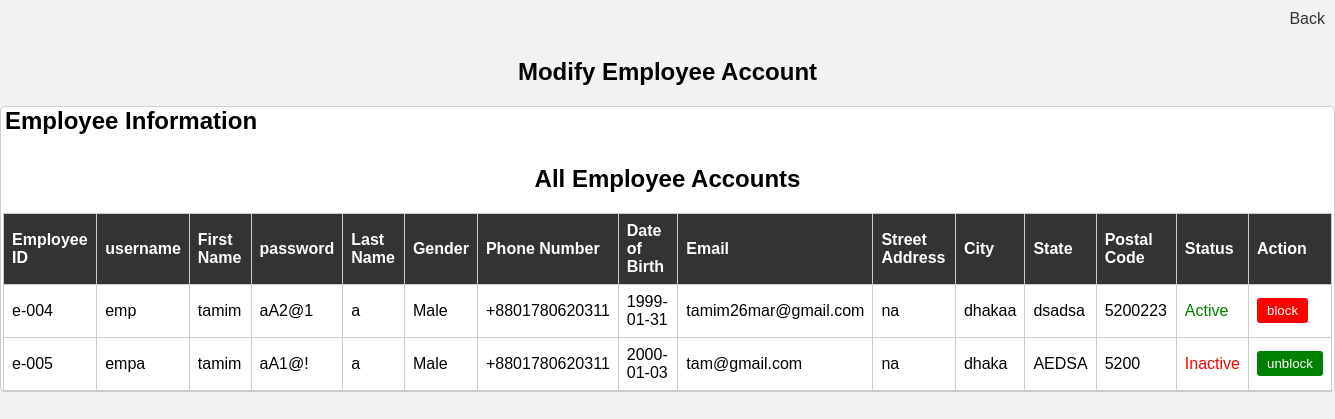
/View/access_control.php (signed in), run on the app's committed database.
### tables this page shows
CREATE TABLE `employee` (
  `emp_id` varchar(6) NOT NULL,
  `first_name` text NOT NULL,
  `last_name` text NOT NULL,
  `gender` enum('Male','Female') NOT NULL,
  `phone_number` varchar(255) NOT NULL,
  `date_of_birth` date NOT NULL,
  `email` varchar(30) NOT NULL,
  `street_address` varchar(50) NOT NULL,
  `city` text NOT NULL,
  `State` text NOT NULL,
  `postal_code` int(4) NOT NULL,
  `username` varchar(15) NOT NULL,
  `password` varchar(30) NOT NULL,
  `Status` enum('Active','Inactive') NOT NULL DEFAULT 'Active'
);

### model/user_model.php (called while the page is built, shortened)
<?php
function getAllEmployees() {
    $conn = getDatabaseConnection();
    $sql = "SELECT * FROM employee";
    $stmt = mysqli_prepare($conn, $sql);
    mysqli_stmt_execute($stmt);
    $result = mysqli_stmt_get_result($stmt);
    $employees = array();
    if (mysqli_num_rows($result) > 0) {
        while($row = mysqli_fetch_assoc($result)) {
            $employees[] = $row;
        }
    }
    return $employees;
}
?>

### View/access_control.php (the view, shortened to what this page needs)
<!DOCTYPE html>
<html lang="en">
<head>
</head>
<body>
    <div class="align-right">
        <a href="user_dashboard.php">Back</a>
    </div>
    <h2>Modify Employee Account</h2>
    <form method="POST" action="../controller/access_check.php" novalidate onsubmit="return validateAllFields(event)">
        <fieldset>
            <legend>Employee Information</legend>
<h2>All Employee Accounts</h2>
<table style="margin-left: 0;">
<thead>
    <tr>
        <th>Employee ID</th>
        <th>username</th>
        <th>First Name</th>
        <th>password</th>
        <th>Last Name</th>
        <th>Gender</th>
        <th>Phone Number</th>
        <th>Date of Birth</th>
        <th>Email</th>
        <th>Street Address</th>
        <th>City</th>
        <th>State</th>
        <th>Postal Code</th>
        <th>Status</th>
        <th>Action</th>
    </tr>
    </thead>
    <tbody>
    <?php
    require_once '../model/user_model.php';
    $employees = getAllEmployees();
    foreach($employees as $employee) { ?>
       <tr>
        <td><?php echo $employee['emp_id']; ?></td>
        <td><?php echo $employee['username']; ?></td>
        <td><?php echo $employee['first_name']; ?></td>
        <td><?php echo $employee['password']; ?></td>
        <td><?php echo $employee['last_name']; ?></td>
        <td><?php echo $employee['gender']; ?> </td>
        <td><?php echo $employee['phone_number']; ?></td>
        <td><?php echo $employee['date_of_birth']; ?></td>
        <td><?php echo $employee['email']; ?></td>
        <td><?php echo $employee['street_address']; ?></td>
        <td><?php echo $employee['city']; ?></td>
        <td><?php echo $employee['State']; ?></td>
        <td><?php echo $employee['postal_code']; ?></td>
        <td>
            <?php
            $status = $employee['Status'];
            if ($status == 'Active') {
                echo '<span style="color: green;">' . $status . '</span>';
            } elseif ($status == 'Inactive') {
                echo '<span style="color: red;">' . $status . '</span>';
            } else {
                echo $status;
            }
            ?>
        </td>
        <td>
          <?php
            $status = $employee['Status'];
            if ($status == 'Active') {
            echo '<button type="submit" name="block" value="' . $employee['emp_id'] . '" style="background-color: red; color: white;">block</button>';
            } elseif ($status == 'Inactive') {
            echo '<button type="submit" name="unblock" value="' . $employee['emp_id'] . '" style="background-color: green; color: white;">unblock</button>';
            } else {
            echo '<button type="submit" name="block" value="' . $employee['emp_id'] . '" style="background-color: red; color: white;">block</button>';
            }
          ?>
        </td>
        </tr>
    <?php }
    ?>
    </tbody>
</table>
</form>
</body>
</html>

### View/access_control.php (style rules this page uses)
body { font-family: Arial, sans-serif; background-color: #f2f2f2; margin: 0; padding: 0; }
div.align-right { text-align: right; padding: 10px; }
a { text-decoration: none; color: #333; }
h2 { margin-top: 20px; text-align: center; }
form { background-color: #fff; border: 1px solid #ccc; border-radius: 5px; padding: auto; margin: auto; max-width: auto; }
fieldset { border: none; padding: 0; }
legend { font-size: 24px; font-weight: bold; margin-bottom: 10px; }
table { border-collapse: collapse; width: 100%; margin-top: 20px; margin-left: 0; margin-right: 0; / }
th, td { border: 1px solid #ccc; padding: 8px; text-align: left; }
th { background-color: #333; color: #fff; }
button { background-color: #333; color: #fff; padding: 5px 10px; border: none; border-radius: 3px; cursor: pointer; }

### data on the page
employee: emp_id "e-004", username "emp", first_name "tamim", password "aA2@1", last_name "a", gender "Male", phone_number "+8801780620311", date_of_birth "1999-01-31", email "tamim26mar@gmail.com", street_address "na", city "dhakaa", State "dsadsa", postal_code "5200223", Status "Active"
employee: emp_id "e-005", username "empa", first_name "tamim", password "aA1@!", last_name "a", gender "Male", phone_number "+8801780620311", date_of_birth "2000-01-03", email "tam@gmail.com", street_address "na", city "dhaka", State "AEDSA", postal_code "5200", Status "Inactive"
